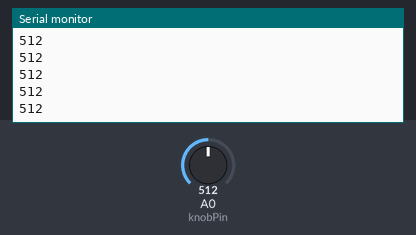
A sketch run on a simulated Arduino Uno, built with avr-gcc and run on an emulated ATmega328P. On the bench: the last lines printed to the serial monitor. The inputs (shaded band) are chosen by the test bench; at power-on: A0 (knobPin) = 512.

Above: at 1.2 s.
1.3 s: A0 (knobPin) set to 716
At 1.56 s:
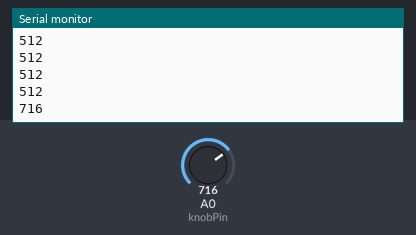
2.8 s: A0 (knobPin) set to 900
At 2.96 s:
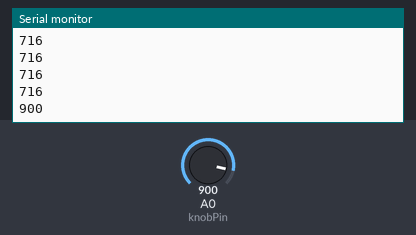
Timing chart, 0 to 5.8 s (numbered marks = the images above; inputs shaded):
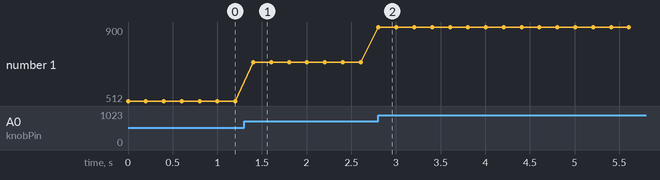

The sketch:

b4_01_pot_read_given.ino
```cpp
// ==================================================================
//   BAND 4, PARTS 4 AND 5  -  READING THE KNOB
//
//   WHAT IT DOES
//     Prints the knob position, five times a second, as a number
//     from 0 to 1023.
//
//   WIRING
//     Use the rails along ONE edge of the board for this whole band.
//     Wire the + rail to the 5V pin. Wire the minus rail to a GND pin.
//     CHECK THAT TWICE before you plug in.
//
//     Potentiometer legs into f5, f6 and f7.
//     Wire j5 to the + rail.
//     Wire j6 to pin A0.
//     Wire j7 to the minus rail.
//
//   NOTE
//     Write the capital A on analog pins, every time.
//     analogRead(0) happens to reach the same pin as
//     analogRead(A0), so this one forgives you. But pinMode,
//     digitalRead and digitalWrite do not: to them A0 means pin
//     14 and 0 means pin 0, which are two different pins on two
//     different edges of the board. Write the A and you never
//     have to remember which is which.
// ==================================================================

int knobPin = A0;

void setup() {
  Serial.begin(9600);
}

void loop() {
  int reading = analogRead(knobPin);
  Serial.println(reading);
  delay(200);
}
```

Measured:
- after the input at 1.3 s, the serial monitor: prints a new line after 0.10 s (image 1)
- after the input at 2.8 s, the serial monitor: prints a new line at once (image 2)
- plotted number 1: 512 → 716 after the input at 1.3 s, 716 → 900 after the input at 2.8 s
